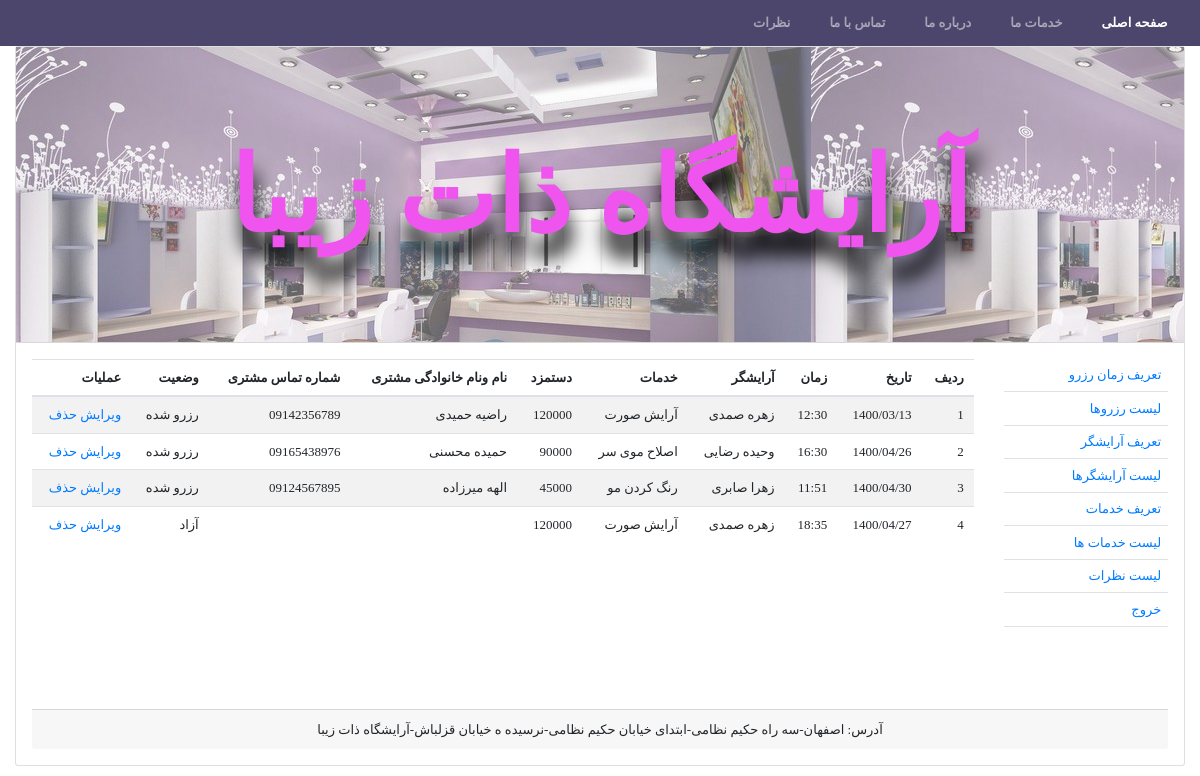
Page /RezerveList.php (signed in) on the committed database.
### tables this page shows
CREATE TABLE `tbl_rezerveinfo` (
  `Reserveinfo_id` int(4) NOT NULL,
  `ReserveDate` varchar(50) NOT NULL,
  `ReserveTime` varchar(50) NOT NULL,
  `Hairdresser_id` int(4) NOT NULL,
  `rezerved` int(1) NOT NULL,
  `CustomerFullName` varchar(150) NOT NULL,
  `CustomerMobile` varchar(30) NOT NULL
);

CREATE TABLE `hairdresser` (
  `Hairdresser_id` int(4) NOT NULL,
  `HairdresserFullName` varchar(150) NOT NULL,
  `proficiency_id` int(4) NOT NULL
);

CREATE TABLE `proficiency` (
  `proficiency_id` int(4) NOT NULL,
  `proficiencyTitle` varchar(100) NOT NULL,
  `Cost` bigint(10) NOT NULL
);

### RezerveList.php (the view, shortened to what this page needs)
<html lang="en">
<head>
    <link rel="stylesheet" href="bootstrap.css" >
    <link rel="stylesheet" href="Style.css" >
</head>
<body>
<nav class="navbar navbar-expand-sm bg-success navbar-dark">
  <ul class="navbar-nav">
    <li class="nav-item active">
      <a class="nav-link" href="index.php">صفحه اصلی</a>
    </li>
    <li class="nav-item">
      <a class="nav-link" href="Services.html">خدمات ما</a>
    </li>
    <li class="nav-item">
      <a class="nav-link" href="about_me.php">درباره ما</a>
    </li>
    <li class="nav-item">
      <a class="nav-link" href="contact_us.php">تماس با ما</a>
    </li>
    <li class="nav-item ">
      <a class="nav-link" href="comment.php">نظرات</a>
    </li>
  </ul>
</nav>
  <div class="container-fluid">
             <div class="card">
             <div class="card-header hero">
                 <h1 class='text-center'>آرایشگاه ذات زیبا</h1>
                 </div>
                 <div class="card-body" >
                     <div class="row">
                          <div class="col-md-2">
                             <div class="p-2 border-bottom"><a href="Rezerve.php">تعریف زمان رزرو</a></div>
                             <div class="p-2 border-bottom"><a href="RezerveList.php">لیست رزروها</a></div>
                             <div class="p-2 border-bottom"><a href="Hairdresser.php"> تعریف آرایشگر</a></div>
                             <div class="p-2 border-bottom"><a href="HairdresserList.php"> لیست آرایشگرها</a></div>
                             <div class="p-2 border-bottom"><a href="proficiency.php"> تعریف خدمات</a></div>
                             <div class="p-2 border-bottom"><a href="proficiencyList.php"> لیست خدمات ها</a></div>
                             <div class="p-2 border-bottom"><a href="mng_comment.php"> لیست نظرات</a></div>
                             <div class="p-2 border-bottom"><a href="logout.php"> خروج  </a></div>
                          </div>
                          <div class="col-md-10" style='min-height:350px'>
                               <table class="table table-striped" >
                                <thead>
                                <tr>
                                     <th>ردیف</th>
                                     <th>تاریخ</th>
                                     <th>زمان</th>
                                     <th>آرایشگر</th>
                                     <th>خدمات</th>
                                     <th>دستمزد</th>
                                     <th>نام ونام خانوادگی مشتری</th>
                                     <th>شماره تماس مشتری</th>
                                     <th>وضعیت </th>
                                     <th> عملیات</th>
                                    </tr>
                                </thead>
                                <tbody>
                                    <?php
                                    include 'db.php';
                                    $sql = "SELECT * FROM tbl_rezerveinfo,hairdresser,proficiency where tbl_rezerveinfo.Hairdresser_id=hairdresser.Hairdresser_id and hairdresser.proficiency_id=proficiency.proficiency_id";
                                    $result = mysqli_query($conn, $sql);
                                    if (mysqli_num_rows($result) > 0) {
                                    $i=1;
                                    while($row = mysqli_fetch_assoc($result)) {
                                        if($row["rezerved"]==0){
                                            $chk="آزاد";
                                        }
                                        else{
                                            $chk="رزرو شده";
                                        }
                                        echo "<tr><td>$i</td>
                                        <td>" . $row["ReserveDate"]. "</td>
                                        <td>" . $row["ReserveTime"]. "</td>
                                        <td>" . $row["HairdresserFullName"]. "</td>
                                        <td>" . $row["proficiencyTitle"]. "</td>
                                        <td>" . $row["Cost"]. "</td>
                                        <td>" . $row["CustomerFullName"]. "</td>
                                        <td>" . $row["CustomerMobile"]. "</td>
                                        <td>$chk</td>
                                        <td>
                                        <a href='update.php?id=" . $row["Reserveinfo_id"]. "&& date=" . $row["ReserveDate"]. "&& time=" . $row["ReserveTime"]. "&& hair=" . $row["Hairdresser_id"]. "&& rezerve=" . $row["rezerved"]. "'>ویرایش</a>
                                        <a href='delete.php?id=" . $row["Reserveinfo_id"]. "'>حذف</a>
                                        </td>
                                        </tr>";
                                        $i++;
                                    }
                                    } else {
                                    echo "هیج رزروی ثبت نشده است";
                                    }
                                    ?>
                                 </tbody>
                                </table>
                                </div>
                </div>
                <div class="card-footer text-center">
                <span>آدرس: اصفهان-سه راه حکیم نظامی-ابتدای خیابان حکیم نظامی-نرسیده ه خیابان قزلباش-آرایشگاه ذات زیبا</span>
                </div>
             </div>
          </div>
  </div>
</body>
</html>

### Style.css (style rules this page uses)
* { padding: 0; margin: 0; direction: rtl; text-align: right; font-family: Tahoma; font-size: 13px; }
nav li { font-weight: bold; margin-left: 13px; margin-right: 13px; }
.bg-success { background-color: #4c466c !important; }
.hero { position: relative; height: 37vh; width: 100%; display: flex; align-items: center; justify-content: center; }
.hero::before { content: ""; background-image: url('arayeshgah_Banner.jpg'); position: absolute; top: 0px; right: 0px; bottom: 0px; left: 0px; opacity: 0.6; }
h1 { position: relative; margin-top:1%; font-size: 8rem; line-height: 0.9; text-align: center; font-weight: 900; color: #ef54ef; text-shadow: 2px 23px 20px #000000; }

### rows in the picture
tbl_rezerveinfo: ReserveDate "1400/03/13", ReserveTime "12:30", Hairdresser.HairdresserFullName "زهره صمدی", proficiency.proficiencyTitle "آرایش صورت", proficiency.Cost "120000", CustomerFullName "راضیه حمیدی", CustomerMobile "09142356789", rezerved "رزرو شده"
tbl_rezerveinfo: ReserveDate "1400/04/26", ReserveTime "16:30", Hairdresser.HairdresserFullName "وحیده رضایی", proficiency.proficiencyTitle "اصلاح موی سر", proficiency.Cost "90000", CustomerFullName "حمیده محسنی", CustomerMobile "09165438976", rezerved "رزرو شده"
tbl_rezerveinfo: ReserveDate "1400/04/30", ReserveTime "11:51", Hairdresser.HairdresserFullName "زهرا صابری", proficiency.proficiencyTitle "رنگ کردن مو", proficiency.Cost "45000", CustomerFullName "الهه میرزاده", CustomerMobile "09124567895", rezerved "رزرو شده"
tbl_rezerveinfo: ReserveDate "1400/04/27", ReserveTime "18:35", Hairdresser.HairdresserFullName "زهره صمدی", proficiency.proficiencyTitle "آرایش صورت", proficiency.Cost "120000", rezerved "آزاد"
